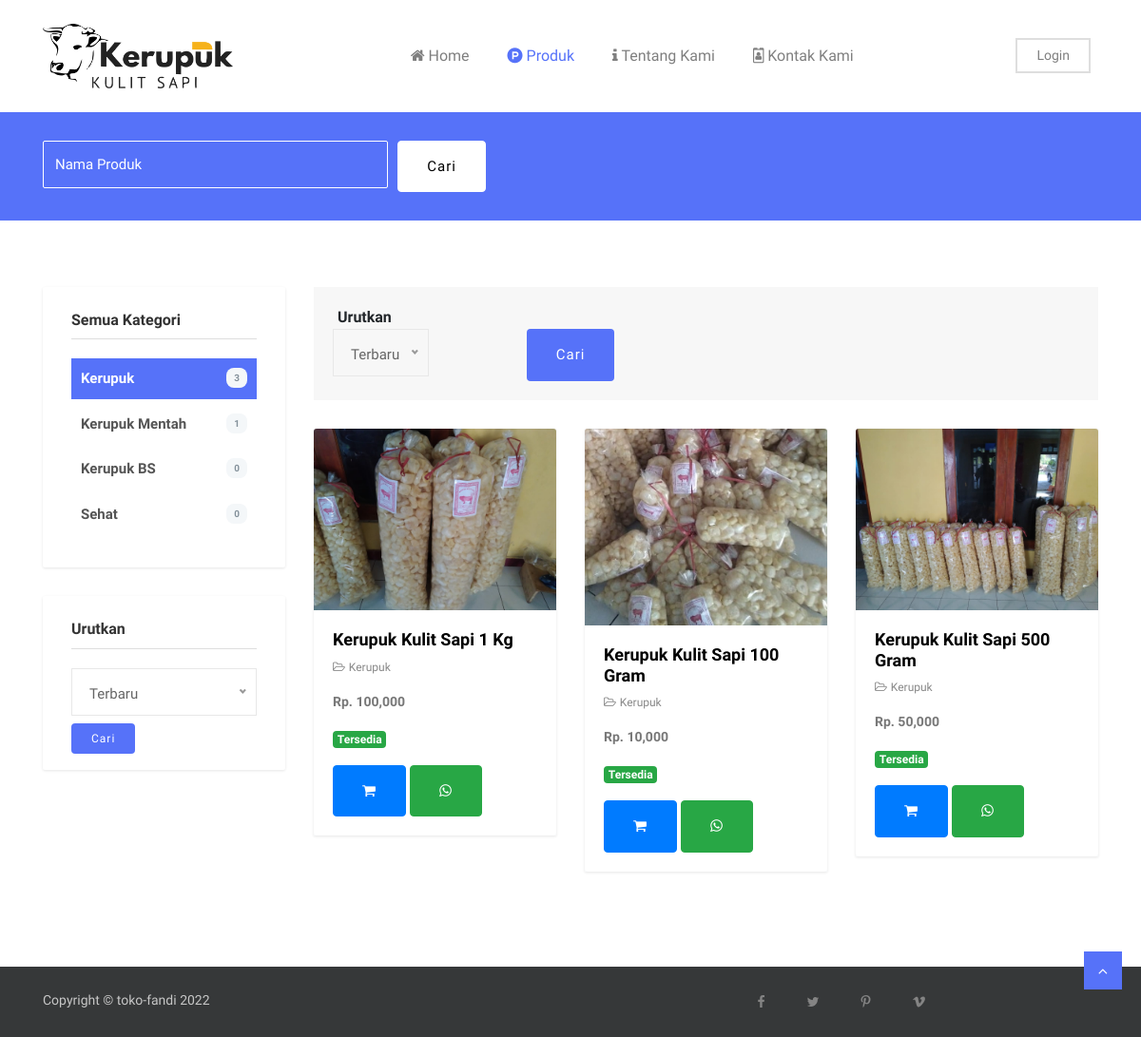
Screenshot of /kategoriproduk.php?kategori=Kerupuk with the database file from the repository.
### tables this page shows
CREATE TABLE `jenis` (
  `id_jenis` int(11) NOT NULL,
  `jenis` varchar(100) NOT NULL
);

CREATE TABLE `produk` (
  `id_produk` int(11) NOT NULL,
  `nama_produk` varchar(100) NOT NULL,
  `id_jenis` int(11) NOT NULL,
  `tgl_post` datetime NOT NULL,
  `berat_produk` int(11) NOT NULL,
  `harga_produk` int(11) NOT NULL,
  `deskripsi_produk` text NOT NULL,
  `status_produk` varchar(20) NOT NULL,
  `foto_produk` varchar(100) NOT NULL
);

### function.php (called while the page is built, shortened)
<?php
include 'koneksi.php';
function query($query) {
  global $conn;
  $result = mysqli_query($conn, $query);
  $rows = [];
  while ($row = mysqli_fetch_assoc($result)) {
    $rows[] = $row;
  }
  return $rows;
}

### kategoriproduk.php (the view, shortened to what this page needs)
<?php
include "template/header.php";
$kt_produk = $_GET['kategori'];
$query_kt_produk = query("SELECT * FROM jenis WHERE jenis = '$kt_produk'")[0];
$id_jenis = $query_kt_produk['id_jenis'];
if (isset($_POST['cari'])) {
	$nama_produk = $_POST['nama_produk'];
	$pesan_error = "";
	$pesan_berhasil = "";
	$tgl_sekarang = date('d M Y');
	$query = "SELECT * FROM produk INNER JOIN jenis ON jenis.id_jenis = produk.id_jenis WHERE produk.id_jenis = '$id_jenis' AND produk.nama_produk LIKE '%$nama_produk%'";
	$query_produk = mysqli_query($conn, $query);
	$dataproduk = query($query);
	$jml_cari = mysqli_num_rows($query_produk);
	if ($jml_cari > 0) {
		$pesan_berhasil = "Ada $jml_cari Hasil Pada $tgl_sekarang";
	} elseif ($jml_cari == 0) {
		$pesan_error = "Tidak Ada !";
	}
} else {
	$dataproduk = query("SELECT * FROM produk INNER JOIN jenis ON jenis.id_jenis = produk.id_jenis WHERE produk.id_jenis = '$id_jenis'");
	$nama_produk = "";
}
?>
<section class="page-search">
	<div class="container">
		<div class="row">
			<div class="col-md-12">
				<div class="advance-search">
					<form method="POST">
						<div class="form-row">
							<div class="form-group col-md-4">
								<input type="text" class="form-control my-2 my-lg-0" id="inputtext4" placeholder="Nama Produk" name="nama_produk" value="<?= $nama_produk; ?>" required>
							</div>
							<div class="form-group col-md-2">
								<button type="submit" class="btn btn-secondary" name="cari">Cari</button>
							</div>
						</div>
					</form>
				</div>
			</div>
		</div>
	</div>
</section>
<section class="section-sm">
	<div class="container">
		<div class="row">
			<div class="col-md-3">
				<div class="category-sidebar">
					<div class="widget user-dashboard-menu">
					<h4 class="widget-header">Semua Kategori</h4>
					<ul class="category-list">
						<?php
						$datakategori = query("SELECT * FROM jenis");
						foreach ($datakategori as $k) :
						$jenis = $k['id_jenis'];
						$query_jml = mysqli_query($conn, "SELECT * FROM produk WHERE id_jenis = $jenis");
						$jml = mysqli_num_rows($query_jml);
						?>
							<li class="<?= ($kt_produk == $k['jenis'] ? 'active' : ''); ?>"><a href="kategoriproduk.php?kategori=<?= $k['jenis']; ?>"><?= $k['jenis']; ?> <span><?= $jml; ?></span></a></li>
						<?php endforeach; ?>
					</ul>
				</div>
<div class="widget filter">
	<h4 class="widget-header">Urutkan</h4>
	<form method="post">
		<button type="submit" class="btn btn-main-sm mt-2" name="cari2">Cari</button>
	</form>
</div>
				</div>
			</div>
			<div class="col-md-9">
				<div class="category-search-filter">
					<div class="row">
						<div class="col-md-6">
							<strong>Urutkan</strong>
							<div class="row">
								<div class="col-md-6">
								<form method="post">
								</div>
								<div class="col-md-6">
									<button type="submit" class="btn btn-main" name="cari2">Cari</button>
								</div>
							</div>
						</div>
					</div>
				</div>
				<div class="product-grid-list">
					<div class="row mt-30">
            <?php
            foreach ($dataproduk as $p) :
            ?>
						<div class="col-sm-12 col-lg-4 col-md-6">
              <div class="product-item bg-light">
                <div class="card">
                  <div class="thumb-content">
                    <a href="detailproduk.php?id=<?= $p['id_produk']; ?>">
                      <img class="card-img-top img-fluid" src="assets/img/produk/<?= $p['foto_produk']; ?>" alt="Card image cap">
                    </a>
                  </div>
                  <div class="card-body">
                      <h4 class="card-title"><a href="detailproduk.php?id=<?= $p['id_produk']; ?>"><?= $p['nama_produk']; ?></a></h4>
                      <ul class="list-inline product-meta">
                        <li class="list-inline-item">
                          <a href="kategoriproduk.php?kategori=<?= $p['jenis']; ?>"><i class="fa fa-folder-open-o"></i><?= $p['jenis']; ?></a>
                        </li>
                      </ul>
											<p class="card-text"><b>Rp. <?= number_format($p['harga_produk']); ?></b></p>
											<p><nav class="badge <?= ($p['status_produk'] == 'Tidak tersedia') ? 'badge-danger' : 'badge-success'; ?>"><?= $p['status_produk']; ?></nav></p>
												<?php
												if (isset($_SESSION['login'])) {
													if ($_SESSION['login'] == 'pembeli') {
														$linkbeli = "beli.php?id=".$p['id_produk'];
													} elseif ($_SESSION['login'] == 'user') {
														$linkbeli = "admin/index.php";
													}
												} elseif(!isset($_SESSION['login'])) {
													$linkbeli = "login.php?need-login=yes";
												}
												?>
												<a href="<?= $linkbeli; ?>" class="btn btn-primary <?= ($p['status_produk'] == 'Tidak tersedia') ? 'disabled' : ''; ?>"><i class="fa fa-shopping-cart"></i></a>
												<?php $pesan = "Apakah Produk *" .$p['nama_produk']. "* masih tersedia ?"; ?>
												<a href="https://wa.me/62895392518509?text=<?= $pesan; ?>" class="btn btn-success" target="_blank"><i class="fa fa-whatsapp"></i></a>
										</div>
                </div>
              </div>
						</div>
            <?php endforeach; ?>
					</div>
				</div>
			</div>
		</div>
	</div>
</section>
<?php include "template/footer.php"; ?>

### assets/css/style.css (style rules this page uses)
body { line-height: 1.5; font-family: "Muli", sans-serif; }
p, li, input, select, button { font-family: "Muli", sans-serif; color: #666; font-size: 14px; font-weight: 400; }
h1, h2, h3, h4, h5, h6 { font-family: "Muli", sans-serif; font-weight: 600; color: #333; }
p { color: #666; }
h4 { font-size: 18px; }
p { color: #888; }
ol, ul { margin: 0; padding: 0; list-style: none; }
a { transition: all .3s ease-in 0s; color: #000; }
.form-control { border-radius: 2px; height: 50px; background-color: transparent; color: #666; box-shadow: none; font-size: 15px; }
button { cursor: pointer; }
.section-sm { padding: 70px 0; }
.btn { font-size: 15px; letter-spacing: 1px; display: inline-block; padding: 15px 30px; border-radius: 4px; }
.btn-main, .btn-main-sm { background: #5672f9; color: #fff; }
.btn-main-sm { padding: 6px 20px; font-size: 12px; }
.btn-secondary { background: #fff; color: #000; border-color: #fff; }
.mt-30 { margin-top: 30px; }
.page-search { background: #5672f9; padding: 30px 0; }
.page-search .advance-search .form-group { margin-bottom: 0; }
.page-search .advance-search .form-control { border: 1px solid #fff; color: #fff; }
.bg-light { background: #fff; }
.user-dashboard-menu li { margin-bottom: 5px; }
.user-dashboard-menu li.active a { background: #5672f9; color: #fff; }
.user-dashboard-menu li a { padding: 10px; font-size: 15px; display: block; font-weight: 600; color: #555; }
.user-dashboard-menu li a span { float: right; background: #F4F7F9; float: right; font-size: 10px; border-radius: 8px; padding: 3px 8px; color: #84919B; }
.category-search-filter { background: #f7f7f7; padding: 20px; }
.category-search-filter strong { margin: 0 5px; }
.product-item { box-shadow: 0px 1px 3px 0px rgba(0, 0, 0, 0.1); margin-bottom: 30px; }
.product-item .card { border: none; }
.product-item .card .card-body { padding: 20px; }
.product-item .card .card-body .card-title { font-size: 18px; margin-bottom: 5px; font-weight: 600; }
.product-item .card .card-body .card-text { color: #777; }
.product-item .thumb-content { position: relative; }
.product-item .product-meta { margin-bottom: 15px; }
.product-item .product-meta li { margin-right: 15px; }
.product-item .product-meta li a { color: #888; font-size: 12px; }
.product-item .product-meta li a i { margin-right: 4px; }
.widget { background: #fff; box-shadow: 0px 1px 3px 0px rgba(0, 0, 0, 0.1); padding: 25px 30px 30px; margin-bottom: 30px; border-radius: 2px; }
.widget .widget-header { display: block; font-size: 16px; font-weight: 600; margin-bottom: 20px; padding-bottom: 10px; border-bottom: 1px solid #dedede; }
.widget.filter { padding-bottom: 17px; }

### rows the page displays
jenis: jenis "Kerupuk", jml "3"
jenis: jenis "Kerupuk Mentah", jml "1"
jenis: jenis "Kerupuk BS", jml "0"
jenis: jenis "Sehat", jml "0"
produk: foto_produk (picture), nama_produk "Kerupuk Kulit Sapi 1 Kg", id_jenis.jenis "Kerupuk", harga_produk "100,000", status_produk "Tersedia"
produk: foto_produk (picture), nama_produk "Kerupuk Kulit Sapi 100 Gram", id_jenis.jenis "Kerupuk", harga_produk "10,000", status_produk "Tersedia"
produk: foto_produk (picture), nama_produk "Kerupuk Kulit Sapi 500 Gram", id_jenis.jenis "Kerupuk", harga_produk "50,000", status_produk "Tersedia"
